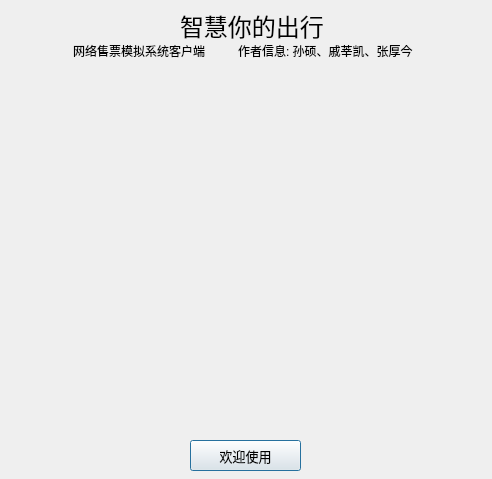
<?xml version="1.0" encoding="UTF-8"?>
<ui version="4.0">
 <class>welcome</class>
 <widget class="QDialog" name="welcome">
  <property name="geometry">
   <rect>
    <x>0</x>
    <y>0</y>
    <width>492</width>
    <height>479</height>
   </rect>
  </property>
  <property name="font">
   <font>
    <pointsize>9</pointsize>
   </font>
  </property>
  <property name="windowTitle">
   <string>Dialog</string>
  </property>
  <widget class="QPushButton" name="pushButton">
   <property name="geometry">
    <rect>
     <x>190</x>
     <y>440</y>
     <width>111</width>
     <height>31</height>
    </rect>
   </property>
   <property name="font">
    <font>
     <pointsize>10</pointsize>
    </font>
   </property>
   <property name="text">
    <string>欢迎使用</string>
   </property>
  </widget>
  <widget class="QLabel" name="label">
   <property name="geometry">
    <rect>
     <x>40</x>
     <y>70</y>
     <width>406</width>
     <height>361</height>
    </rect>
   </property>
   <property name="text">
    <string/>
   </property>
   <property name="pixmap">
    <pixmap resource="Icon.qrc">:/source/images/cover.png</pixmap>
   </property>
  </widget>
  <widget class="QLabel" name="label_2">
   <property name="geometry">
    <rect>
     <x>180</x>
     <y>10</y>
     <width>151</width>
     <height>31</height>
    </rect>
   </property>
   <property name="font">
    <font>
     <pointsize>18</pointsize>
    </font>
   </property>
   <property name="text">
    <string>智慧你的出行</string>
   </property>
  </widget>
  <widget class="QWidget" name="">
   <property name="geometry">
    <rect>
     <x>70</x>
     <y>40</y>
     <width>343</width>
     <height>22</height>
    </rect>
   </property>
   <layout class="QHBoxLayout" name="horizontalLayout">
    <item>
     <spacer name="horizontalSpacer">
      <property name="orientation">
       <enum>Qt::Horizontal</enum>
      </property>
      <property name="sizeHint" stdset="0">
       <size>
        <width>40</width>
        <height>20</height>
       </size>
      </property>
     </spacer>
    </item>
    <item>
     <widget class="QLabel" name="label_3">
      <property name="text">
       <string>网络售票模拟系统客户端        </string>
      </property>
     </widget>
    </item>
    <item>
     <widget class="QLabel" name="label_4">
      <property name="text">
       <string>作者信息: 孙硕、戚莘凯、张厚今</string>
      </property>
     </widget>
    </item>
   </layout>
  </widget>
 </widget>
 <resources>
  <include location="Icon.qrc"/>
 </resources>
 <connections/>
</ui>
